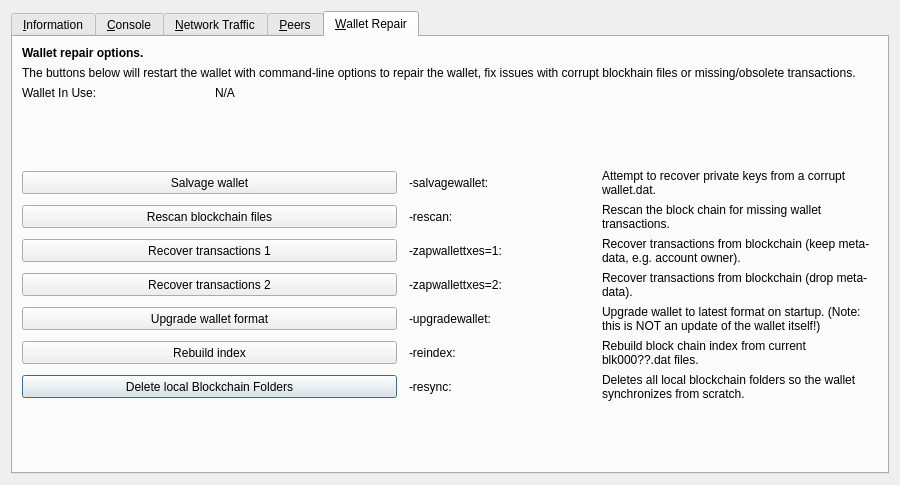
<?xml version="1.0" encoding="UTF-8"?>
<ui version="4.0">
 <class>RPCConsole</class>
 <widget class="QDialog" name="RPCConsole">
  <property name="geometry">
   <rect>
    <x>0</x>
    <y>0</y>
    <width>900</width>
    <height>485</height>
   </rect>
  </property>
  <property name="sizePolicy">
   <sizepolicy hsizetype="Fixed" vsizetype="Preferred">
    <horstretch>0</horstretch>
    <verstretch>0</verstretch>
   </sizepolicy>
  </property>
  <property name="minimumSize">
   <size>
    <width>900</width>
    <height>0</height>
   </size>
  </property>
  <property name="windowTitle">
   <string>Tools window</string>
  </property>
  <layout class="QVBoxLayout" name="verticalLayout_2">
   <item>
    <widget class="QTabWidget" name="tabWidget">
     <property name="currentIndex">
      <number>4</number>
     </property>
     <widget class="QWidget" name="tab_info">
      <attribute name="title">
       <string>&amp;Information</string>
      </attribute>
      <layout class="QGridLayout" name="gridLayout" columnstretch="0,0">
       <property name="horizontalSpacing">
        <number>12</number>
       </property>
       <item row="0" column="0">
        <widget class="QLabel" name="generalHeader">
         <property name="font">
          <font>
           <weight>75</weight>
           <bold>true</bold>
          </font>
         </property>
         <property name="text">
          <string>General</string>
         </property>
        </widget>
       </item>
       <item row="1" column="0">
        <widget class="QLabel" name="clientNameLabel">
         <property name="text">
          <string>Client name</string>
         </property>
        </widget>
       </item>
       <item row="1" column="1">
        <widget class="QLabel" name="clientName">
         <property name="cursor">
          <cursorShape>IBeamCursor</cursorShape>
         </property>
         <property name="text">
          <string>N/A</string>
         </property>
         <property name="textFormat">
          <enum>Qt::PlainText</enum>
         </property>
         <property name="textInteractionFlags">
          <set>Qt::LinksAccessibleByMouse|Qt::TextSelectableByKeyboard|Qt::TextSelectableByMouse</set>
         </property>
        </widget>
       </item>
       <item row="2" column="0">
        <widget class="QLabel" name="clientVersionLabel">
         <property name="text">
          <string>Client version</string>
         </property>
        </widget>
       </item>
       <item row="2" column="1">
        <widget class="QLabel" name="clientVersion">
         <property name="cursor">
          <cursorShape>IBeamCursor</cursorShape>
         </property>
         <property name="text">
          <string>N/A</string>
         </property>
         <property name="textFormat">
          <enum>Qt::PlainText</enum>
         </property>
         <property name="textInteractionFlags">
          <set>Qt::LinksAccessibleByMouse|Qt::TextSelectableByKeyboard|Qt::TextSelectableByMouse</set>
         </property>
        </widget>
       </item>
       <item row="3" column="0">
        <widget class="QLabel" name="openSSLVersionLabel">
         <property name="text">
          <string>Using OpenSSL version</string>
         </property>
         <property name="indent">
          <number>10</number>
         </property>
        </widget>
       </item>
       <item row="3" column="1">
        <widget class="QLabel" name="openSSLVersion">
         <property name="cursor">
          <cursorShape>IBeamCursor</cursorShape>
         </property>
         <property name="text">
          <string>N/A</string>
         </property>
         <property name="textFormat">
          <enum>Qt::PlainText</enum>
         </property>
         <property name="textInteractionFlags">
          <set>Qt::LinksAccessibleByMouse|Qt::TextSelectableByKeyboard|Qt::TextSelectableByMouse</set>
         </property>
        </widget>
       </item>
       <item row="4" column="0">
        <widget class="QLabel" name="berkeleyDBVersionLabel">
         <property name="text">
          <string>Using BerkeleyDB version</string>
         </property>
         <property name="indent">
          <number>10</number>
         </property>
        </widget>
       </item>
       <item row="4" column="1">
        <widget class="QLabel" name="berkeleyDBVersion">
         <property name="cursor">
          <cursorShape>IBeamCursor</cursorShape>
         </property>
         <property name="text">
          <string>N/A</string>
         </property>
         <property name="textFormat">
          <enum>Qt::PlainText</enum>
         </property>
         <property name="textInteractionFlags">
          <set>Qt::LinksAccessibleByMouse|Qt::TextSelectableByKeyboard|Qt::TextSelectableByMouse</set>
         </property>
        </widget>
       </item>
       <item row="5" column="0">
        <widget class="QLabel" name="buildDateLabel">
         <property name="text">
          <string>Build date</string>
         </property>
        </widget>
       </item>
       <item row="5" column="1">
        <widget class="QLabel" name="buildDate">
         <property name="cursor">
          <cursorShape>IBeamCursor</cursorShape>
         </property>
         <property name="text">
          <string>N/A</string>
         </property>
         <property name="textFormat">
          <enum>Qt::PlainText</enum>
         </property>
         <property name="textInteractionFlags">
          <set>Qt::LinksAccessibleByMouse|Qt::TextSelectableByKeyboard|Qt::TextSelectableByMouse</set>
         </property>
        </widget>
       </item>
       <item row="6" column="0">
        <widget class="QLabel" name="startupTimeLabel">
         <property name="text">
          <string>Startup time</string>
         </property>
        </widget>
       </item>
       <item row="6" column="1">
        <widget class="QLabel" name="startupTime">
         <property name="cursor">
          <cursorShape>IBeamCursor</cursorShape>
         </property>
         <property name="text">
          <string>N/A</string>
         </property>
         <property name="textFormat">
          <enum>Qt::PlainText</enum>
         </property>
         <property name="textInteractionFlags">
          <set>Qt::LinksAccessibleByMouse|Qt::TextSelectableByKeyboard|Qt::TextSelectableByMouse</set>
         </property>
        </widget>
       </item>
       <item row="7" column="0">
        <widget class="QLabel" name="networkHeader">
         <property name="font">
          <font>
           <weight>75</weight>
           <bold>true</bold>
          </font>
         </property>
         <property name="text">
          <string>Network</string>
         </property>
        </widget>
       </item>
       <item row="8" column="0">
        <widget class="QLabel" name="networkNameLabel">
         <property name="text">
          <string>Name</string>
         </property>
        </widget>
       </item>
       <item row="8" column="1">
        <widget class="QLabel" name="networkName">
         <property name="cursor">
          <cursorShape>IBeamCursor</cursorShape>
         </property>
         <property name="text">
          <string>N/A</string>
         </property>
         <property name="textFormat">
          <enum>Qt::PlainText</enum>
         </property>
         <property name="textInteractionFlags">
          <set>Qt::LinksAccessibleByMouse|Qt::TextSelectableByKeyboard|Qt::TextSelectableByMouse</set>
         </property>
        </widget>
       </item>
       <item row="9" column="0">
        <widget class="QLabel" name="numberOfConnectionsLabel">
         <property name="text">
          <string>Number of connections</string>
         </property>
        </widget>
       </item>
       <item row="9" column="1">
        <widget class="QLabel" name="numberOfConnections">
         <property name="cursor">
          <cursorShape>IBeamCursor</cursorShape>
         </property>
         <property name="text">
          <string>N/A</string>
         </property>
         <property name="textFormat">
          <enum>Qt::PlainText</enum>
         </property>
         <property name="textInteractionFlags">
          <set>Qt::LinksAccessibleByMouse|Qt::TextSelectableByKeyboard|Qt::TextSelectableByMouse</set>
         </property>
        </widget>
       </item>
       <item row="10" column="0">
        <widget class="QLabel" name="masternodeCountLabel">
         <property name="text">
          <string>Number of Masternodes</string>
         </property>
        </widget>
       </item>
       <item row="10" column="1">
        <widget class="QLabel" name="masternodeCount">
         <property name="cursor">
          <cursorShape>IBeamCursor</cursorShape>
         </property>
         <property name="text">
          <string>N/A</string>
         </property>
         <property name="textFormat">
          <enum>Qt::PlainText</enum>
         </property>
         <property name="textInteractionFlags">
          <set>Qt::LinksAccessibleByMouse|Qt::TextSelectableByKeyboard|Qt::TextSelectableByMouse</set>
         </property>
        </widget>
       </item>
       <item row="11" column="0">
        <widget class="QLabel" name="blockchainHeader">
         <property name="font">
          <font>
           <weight>75</weight>
           <bold>true</bold>
          </font>
         </property>
         <property name="text">
          <string>Block chain</string>
         </property>
        </widget>
       </item>
       <item row="12" column="0">
        <widget class="QLabel" name="numberOfBlocksLabel">
         <property name="text">
          <string>Current number of blocks</string>
         </property>
        </widget>
       </item>
       <item row="12" column="1">
        <widget class="QLabel" name="numberOfBlocks">
         <property name="cursor">
          <cursorShape>IBeamCursor</cursorShape>
         </property>
         <property name="text">
          <string>N/A</string>
         </property>
         <property name="textFormat">
          <enum>Qt::PlainText</enum>
         </property>
         <property name="textInteractionFlags">
          <set>Qt::LinksAccessibleByMouse|Qt::TextSelectableByKeyboard|Qt::TextSelectableByMouse</set>
         </property>
        </widget>
       </item>
       <item row="13" column="0">
        <widget class="QLabel" name="lastBlockTimeLabel">
         <property name="text">
          <string>Last block time</string>
         </property>
        </widget>
       </item>
       <item row="13" column="1">
        <widget class="QLabel" name="lastBlockTime">
         <property name="cursor">
          <cursorShape>IBeamCursor</cursorShape>
         </property>
         <property name="text">
          <string>N/A</string>
         </property>
         <property name="textFormat">
          <enum>Qt::PlainText</enum>
         </property>
         <property name="textInteractionFlags">
          <set>Qt::LinksAccessibleByMouse|Qt::TextSelectableByKeyboard|Qt::TextSelectableByMouse</set>
         </property>
        </widget>
       </item>
       <item row="14" column="0">
        <spacer name="verticalSpacer_2">
         <property name="orientation">
          <enum>Qt::Vertical</enum>
         </property>
         <property name="sizeHint" stdset="0">
          <size>
           <width>20</width>
           <height>20</height>
          </size>
         </property>
        </spacer>
       </item>
       <item row="15" column="0">
        <widget class="QLabel" name="debugLogFileHeader">
         <property name="font">
          <font>
           <weight>75</weight>
           <bold>true</bold>
          </font>
         </property>
         <property name="text">
          <string>Debug log file</string>
         </property>
        </widget>
       </item>
       <item row="16" column="0">
        <widget class="QPushButton" name="openDebugLogfileButton">
         <property name="toolTip">
          <string>Open the DWG debug log file from the current data directory. This can take a few seconds for large log files.</string>
         </property>
         <property name="text">
          <string>&amp;Open</string>
         </property>
         <property name="autoDefault">
          <bool>false</bool>
         </property>
        </widget>
       </item>
      </layout>
     </widget>
     <widget class="QWidget" name="tab_console">
      <attribute name="title">
       <string>&amp;Console</string>
      </attribute>
      <layout class="QVBoxLayout" name="verticalLayout_3">
       <property name="spacing">
        <number>3</number>
       </property>
       <item>
        <widget class="QTextEdit" name="messagesWidget">
         <property name="minimumSize">
          <size>
           <width>0</width>
           <height>100</height>
          </size>
         </property>
         <property name="readOnly">
          <bool>true</bool>
         </property>
         <property name="tabKeyNavigation" stdset="0">
          <bool>false</bool>
         </property>
         <property name="columnCount" stdset="0">
          <number>2</number>
         </property>
        </widget>
       </item>
       <item>
        <layout class="QHBoxLayout" name="horizontalLayout">
         <property name="spacing">
          <number>3</number>
         </property>
         <item>
          <widget class="QLabel" name="label">
           <property name="text">
            <string notr="true">&gt;</string>
           </property>
          </widget>
         </item>
         <item>
          <widget class="QLineEdit" name="lineEdit"/>
         </item>
         <item>
          <widget class="QPushButton" name="clearButton">
           <property name="maximumSize">
            <size>
             <width>24</width>
             <height>24</height>
            </size>
           </property>
           <property name="toolTip">
            <string>Clear console</string>
           </property>
           <property name="text">
            <string/>
           </property>
           <property name="icon">
            <iconset resource="../dwg.qrc">
             <normaloff>:/icons/remove</normaloff>:/icons/remove</iconset>
           </property>
           <property name="shortcut">
            <string notr="true">Ctrl+L</string>
           </property>
           <property name="autoDefault">
            <bool>false</bool>
           </property>
          </widget>
         </item>
        </layout>
       </item>
      </layout>
     </widget>
     <widget class="QWidget" name="tab_nettraffic">
      <attribute name="title">
       <string>&amp;Network Traffic</string>
      </attribute>
      <layout class="QHBoxLayout" name="horizontalLayout_3">
       <item>
        <layout class="QVBoxLayout" name="verticalLayout_4">
         <item>
          <widget class="TrafficGraphWidget" name="trafficGraph" native="true">
           <property name="sizePolicy">
            <sizepolicy hsizetype="Expanding" vsizetype="Expanding">
             <horstretch>0</horstretch>
             <verstretch>0</verstretch>
            </sizepolicy>
           </property>
          </widget>
         </item>
         <item>
          <layout class="QHBoxLayout" name="horizontalLayout_2">
           <item>
            <widget class="QSlider" name="sldGraphRange">
             <property name="minimum">
              <number>1</number>
             </property>
             <property name="maximum">
              <number>288</number>
             </property>
             <property name="pageStep">
              <number>12</number>
             </property>
             <property name="value">
              <number>6</number>
             </property>
             <property name="orientation">
              <enum>Qt::Horizontal</enum>
             </property>
            </widget>
           </item>
           <item>
            <widget class="QLabel" name="lblGraphRange">
             <property name="minimumSize">
              <size>
               <width>100</width>
               <height>0</height>
              </size>
             </property>
             <property name="alignment">
              <set>Qt::AlignCenter</set>
             </property>
            </widget>
           </item>
           <item>
            <widget class="QPushButton" name="btnClearTrafficGraph">
             <property name="text">
              <string>&amp;Clear</string>
             </property>
             <property name="autoDefault">
              <bool>false</bool>
             </property>
            </widget>
           </item>
          </layout>
         </item>
        </layout>
       </item>
       <item>
        <layout class="QVBoxLayout" name="verticalLayout">
         <item>
          <widget class="QGroupBox" name="groupBox">
           <property name="title">
            <string>Totals</string>
           </property>
           <layout class="QVBoxLayout" name="verticalLayout_5">
            <item>
             <layout class="QHBoxLayout" name="horizontalLayout_4">
              <item>
               <widget class="Line" name="line">
                <property name="sizePolicy">
                 <sizepolicy hsizetype="Fixed" vsizetype="Fixed">
                  <horstretch>0</horstretch>
                  <verstretch>0</verstretch>
                 </sizepolicy>
                </property>
                <property name="minimumSize">
                 <size>
                  <width>10</width>
                  <height>0</height>
                 </size>
                </property>
                <property name="palette">
                 <palette>
                  <active>
                   <colorrole role="Light">
                    <brush brushstyle="SolidPattern">
                     <color alpha="255">
                      <red>0</red>
                      <green>255</green>
                      <blue>0</blue>
                     </color>
                    </brush>
                   </colorrole>
                  </active>
                  <inactive>
                   <colorrole role="Light">
                    <brush brushstyle="SolidPattern">
                     <color alpha="255">
                      <red>0</red>
                      <green>255</green>
                      <blue>0</blue>
                     </color>
                    </brush>
                   </colorrole>
                  </inactive>
                  <disabled>
                   <colorrole role="Light">
                    <brush brushstyle="SolidPattern">
                     <color alpha="255">
                      <red>0</red>
                      <green>255</green>
                      <blue>0</blue>
                     </color>
                    </brush>
                   </colorrole>
                  </disabled>
                 </palette>
                </property>
                <property name="orientation">
                 <enum>Qt::Horizontal</enum>
                </property>
               </widget>
              </item>
              <item>
               <widget class="QLabel" name="label_16">
                <property name="text">
                 <string>Received</string>
                </property>
               </widget>
              </item>
              <item>
               <widget class="QLabel" name="lblBytesIn">
                <property name="minimumSize">
                 <size>
                  <width>50</width>
                  <height>0</height>
                 </size>
                </property>
                <property name="alignment">
                 <set>Qt::AlignRight|Qt::AlignTrailing|Qt::AlignVCenter</set>
                </property>
               </widget>
              </item>
             </layout>
            </item>
            <item>
             <layout class="QHBoxLayout" name="horizontalLayout_5">
              <item>
               <widget class="Line" name="line_2">
                <property name="sizePolicy">
                 <sizepolicy hsizetype="Fixed" vsizetype="Fixed">
                  <horstretch>0</horstretch>
                  <verstretch>0</verstretch>
                 </sizepolicy>
                </property>
                <property name="minimumSize">
                 <size>
                  <width>10</width>
                  <height>0</height>
                 </size>
                </property>
                <property name="palette">
                 <palette>
                  <active>
                   <colorrole role="Light">
                    <brush brushstyle="SolidPattern">
                     <color alpha="255">
                      <red>255</red>
                      <green>0</green>
                      <blue>0</blue>
                     </color>
                    </brush>
                   </colorrole>
                  </active>
                  <inactive>
                   <colorrole role="Light">
                    <brush brushstyle="SolidPattern">
                     <color alpha="255">
                      <red>255</red>
                      <green>0</green>
                      <blue>0</blue>
                     </color>
                    </brush>
                   </colorrole>
                  </inactive>
                  <disabled>
                   <colorrole role="Light">
                    <brush brushstyle="SolidPattern">
                     <color alpha="255">
                      <red>255</red>
                      <green>0</green>
                      <blue>0</blue>
                     </color>
                    </brush>
                   </colorrole>
                  </disabled>
                 </palette>
                </property>
                <property name="orientation">
                 <enum>Qt::Horizontal</enum>
                </property>
               </widget>
              </item>
              <item>
               <widget class="QLabel" name="label_17">
                <property name="text">
                 <string>Sent</string>
                </property>
               </widget>
              </item>
              <item>
               <widget class="QLabel" name="lblBytesOut">
                <property name="minimumSize">
                 <size>
                  <width>50</width>
                  <height>0</height>
                 </size>
                </property>
                <property name="alignment">
                 <set>Qt::AlignRight|Qt::AlignTrailing|Qt::AlignVCenter</set>
                </property>
               </widget>
              </item>
             </layout>
            </item>
            <item>
             <spacer name="verticalSpacer_4">
              <property name="orientation">
               <enum>Qt::Vertical</enum>
              </property>
              <property name="sizeHint" stdset="0">
               <size>
                <width>20</width>
                <height>407</height>
               </size>
              </property>
             </spacer>
            </item>
           </layout>
          </widget>
         </item>
        </layout>
       </item>
      </layout>
     </widget>
     <widget class="QWidget" name="tab_peers">
      <attribute name="title">
       <string>&amp;Peers</string>
      </attribute>
      <layout class="QGridLayout" name="gridLayout_2">
       <item row="0" column="0" rowspan="2">
        <widget class="QTableView" name="peerWidget">
         <property name="horizontalScrollBarPolicy">
          <enum>Qt::ScrollBarAsNeeded</enum>
         </property>
         <property name="sortingEnabled">
          <bool>true</bool>
         </property>
         <attribute name="horizontalHeaderHighlightSections">
          <bool>false</bool>
         </attribute>
        </widget>
       </item>
       <item row="0" column="1">
        <widget class="QLabel" name="peerHeading">
         <property name="sizePolicy">
          <sizepolicy hsizetype="Preferred" vsizetype="Minimum">
           <horstretch>0</horstretch>
           <verstretch>0</verstretch>
          </sizepolicy>
         </property>
         <property name="minimumSize">
          <size>
           <width>300</width>
           <height>32</height>
          </size>
         </property>
         <property name="font">
          <font>
           <pointsize>10</pointsize>
           <weight>75</weight>
           <bold>true</bold>
          </font>
         </property>
         <property name="cursor">
          <cursorShape>IBeamCursor</cursorShape>
         </property>
         <property name="text">
          <string>Select a peer to view detailed information.</string>
         </property>
         <property name="alignment">
          <set>Qt::AlignCenter</set>
         </property>
         <property name="wordWrap">
          <bool>true</bool>
         </property>
         <property name="textInteractionFlags">
          <set>Qt::LinksAccessibleByMouse|Qt::TextSelectableByKeyboard|Qt::TextSelectableByMouse</set>
         </property>
        </widget>
       </item>
       <item row="1" column="1">
        <widget class="QWidget" name="detailWidget" native="true">
         <property name="minimumSize">
          <size>
           <width>300</width>
           <height>0</height>
          </size>
         </property>
         <layout class="QGridLayout" name="gridLayout_3">
          <item row="0" column="0">
           <widget class="QLabel" name="label_23">
            <property name="text">
             <string>Direction</string>
            </property>
           </widget>
          </item>
          <item row="0" column="2">
           <widget class="QLabel" name="peerDirection">
            <property name="cursor">
             <cursorShape>IBeamCursor</cursorShape>
            </property>
            <property name="text">
             <string>N/A</string>
            </property>
            <property name="textFormat">
             <enum>Qt::PlainText</enum>
            </property>
            <property name="textInteractionFlags">
             <set>Qt::LinksAccessibleByMouse|Qt::TextSelectableByKeyboard|Qt::TextSelectableByMouse</set>
            </property>
           </widget>
          </item>
          <item row="1" column="0">
           <widget class="QLabel" name="label_21">
            <property name="text">
             <string>Protocol</string>
            </property>
           </widget>
          </item>
          <item row="1" column="2">
           <widget class="QLabel" name="peerVersion">
            <property name="cursor">
             <cursorShape>IBeamCursor</cursorShape>
            </property>
            <property name="text">
             <string>N/A</string>
            </property>
            <property name="textFormat">
             <enum>Qt::PlainText</enum>
            </property>
            <property name="textInteractionFlags">
             <set>Qt::LinksAccessibleByMouse|Qt::TextSelectableByKeyboard|Qt::TextSelectableByMouse</set>
            </property>
           </widget>
          </item>
          <item row="2" column="0">
           <widget class="QLabel" name="label_28">
            <property name="text">
             <string>Version</string>
            </property>
           </widget>
          </item>
          <item row="2" column="2">
           <widget class="QLabel" name="peerSubversion">
            <property name="cursor">
             <cursorShape>IBeamCursor</cursorShape>
            </property>
            <property name="text">
             <string>N/A</string>
            </property>
            <property name="textFormat">
             <enum>Qt::PlainText</enum>
            </property>
            <property name="textInteractionFlags">
             <set>Qt::LinksAccessibleByMouse|Qt::TextSelectableByKeyboard|Qt::TextSelectableByMouse</set>
            </property>
           </widget>
          </item>
          <item row="3" column="0">
           <widget class="QLabel" name="label_4">
            <property name="text">
             <string>Services</string>
            </property>
           </widget>
          </item>
          <item row="3" column="2">
           <widget class="QLabel" name="peerServices">
            <property name="cursor">
             <cursorShape>IBeamCursor</cursorShape>
            </property>
            <property name="text">
             <string>N/A</string>
            </property>
            <property name="textFormat">
             <enum>Qt::PlainText</enum>
            </property>
            <property name="textInteractionFlags">
             <set>Qt::LinksAccessibleByMouse|Qt::TextSelectableByKeyboard|Qt::TextSelectableByMouse</set>
            </property>
           </widget>
          </item>
          <item row="5" column="0">
           <widget class="QLabel" name="label_29">
            <property name="text">
             <string>Starting Height</string>
            </property>
           </widget>
          </item>
          <item row="5" column="2">
           <widget class="QLabel" name="peerHeight">
            <property name="cursor">
             <cursorShape>IBeamCursor</cursorShape>
            </property>
            <property name="text">
             <string>N/A</string>
            </property>
            <property name="textFormat">
             <enum>Qt::PlainText</enum>
            </property>
            <property name="textInteractionFlags">
             <set>Qt::LinksAccessibleByMouse|Qt::TextSelectableByKeyboard|Qt::TextSelectableByMouse</set>
            </property>
           </widget>
          </item>
          <item row="6" column="0">
           <widget class="QLabel" name="label_27">
            <property name="text">
             <string>Sync Height</string>
            </property>
           </widget>
          </item>
          <item row="6" column="2">
           <widget class="QLabel" name="peerSyncHeight">
            <property name="cursor">
             <cursorShape>IBeamCursor</cursorShape>
            </property>
            <property name="text">
             <string>N/A</string>
            </property>
            <property name="textFormat">
             <enum>Qt::PlainText</enum>
            </property>
            <property name="textInteractionFlags">
             <set>Qt::LinksAccessibleByMouse|Qt::TextSelectableByKeyboard|Qt::TextSelectableByMouse</set>
            </property>
           </widget>
          </item>
          <item row="7" column="0">
           <widget class="QLabel" name="label_24">
            <property name="text">
             <string>Ban Score</string>
            </property>
           </widget>
          </item>
          <item row="7" column="2">
           <widget class="QLabel" name="peerBanScore">
            <property name="cursor">
             <cursorShape>IBeamCursor</cursorShape>
            </property>
            <property name="text">
             <string>N/A</string>
            </property>
            <property name="textFormat">
             <enum>Qt::PlainText</enum>
            </property>
            <property name="textInteractionFlags">
             <set>Qt::LinksAccessibleByMouse|Qt::TextSelectableByKeyboard|Qt::TextSelectableByMouse</set>
            </property>
           </widget>
          </item>
          <item row="8" column="0">
           <widget class="QLabel" name="label_22">
            <property name="text">
             <string>Connection Time</string>
            </property>
           </widget>
          </item>
          <item row="8" column="2">
           <widget class="QLabel" name="peerConnTime">
            <property name="cursor">
             <cursorShape>IBeamCursor</cursorShape>
            </property>
            <property name="text">
             <string>N/A</string>
            </property>
            <property name="textFormat">
             <enum>Qt::PlainText</enum>
            </property>
            <property name="textInteractionFlags">
             <set>Qt::LinksAccessibleByMouse|Qt::TextSelectableByKeyboard|Qt::TextSelectableByMouse</set>
            </property>
           </widget>
          </item>
          <item row="9" column="0">
           <widget class="QLabel" name="label_15">
            <property name="text">
             <string>Last Send</string>
            </property>
           </widget>
          </item>
          <item row="9" column="2">
           <widget class="QLabel" name="peerLastSend">
            <property name="cursor">
             <cursorShape>IBeamCursor</cursorShape>
            </property>
            <property name="text">
             <string>N/A</string>
            </property>
            <property name="textFormat">
             <enum>Qt::PlainText</enum>
            </property>
            <property name="textInteractionFlags">
             <set>Qt::LinksAccessibleByMouse|Qt::TextSelectableByKeyboard|Qt::TextSelectableByMouse</set>
            </property>
           </widget>
          </item>
          <item row="10" column="0">
           <widget class="QLabel" name="label_19">
            <property name="text">
             <string>Last Receive</string>
            </property>
           </widget>
          </item>
          <item row="10" column="2">
           <widget class="QLabel" name="peerLastRecv">
            <property name="cursor">
             <cursorShape>IBeamCursor</cursorShape>
            </property>
            <property name="text">
             <string>N/A</string>
            </property>
            <property name="textFormat">
             <enum>Qt::PlainText</enum>
            </property>
            <property name="textInteractionFlags">
             <set>Qt::LinksAccessibleByMouse|Qt::TextSelectableByKeyboard|Qt::TextSelectableByMouse</set>
            </property>
           </widget>
          </item>
          <item row="11" column="0">
           <widget class="QLabel" name="label_18">
            <property name="text">
             <string>Bytes Sent</string>
            </property>
           </widget>
          </item>
          <item row="11" column="2">
           <widget class="QLabel" name="peerBytesSent">
            <property name="cursor">
             <cursorShape>IBeamCursor</cursorShape>
            </property>
            <property name="text">
             <string>N/A</string>
            </property>
            <property name="textFormat">
             <enum>Qt::PlainText</enum>
            </property>
            <property name="textInteractionFlags">
             <set>Qt::LinksAccessibleByMouse|Qt::TextSelectableByKeyboard|Qt::TextSelectableByMouse</set>
            </property>
           </widget>
          </item>
          <item row="12" column="0">
           <widget class="QLabel" name="label_20">
            <property name="text">
             <string>Bytes Received</string>
            </property>
           </widget>
          </item>
          <item row="12" column="2">
           <widget class="QLabel" name="peerBytesRecv">
            <property name="cursor">
             <cursorShape>IBeamCursor</cursorShape>
            </property>
            <property name="text">
             <string>N/A</string>
            </property>
            <property name="textFormat">
             <enum>Qt::PlainText</enum>
            </property>
            <property name="textInteractionFlags">
             <set>Qt::LinksAccessibleByMouse|Qt::TextSelectableByKeyboard|Qt::TextSelectableByMouse</set>
            </property>
           </widget>
          </item>
          <item row="13" column="0">
           <widget class="QLabel" name="label_26">
            <property name="text">
             <string>Ping Time</string>
            </property>
           </widget>
          </item>
          <item row="13" column="2">
           <widget class="QLabel" name="peerPingTime">
            <property name="cursor">
             <cursorShape>IBeamCursor</cursorShape>
            </property>
            <property name="text">
             <string>N/A</string>
            </property>
            <property name="textFormat">
             <enum>Qt::PlainText</enum>
            </property>
            <property name="textInteractionFlags">
             <set>Qt::LinksAccessibleByMouse|Qt::TextSelectableByKeyboard|Qt::TextSelectableByMouse</set>
            </property>
           </widget>
          </item>
          <item row="14" column="1">
           <spacer name="verticalSpacer_3">
            <property name="orientation">
             <enum>Qt::Vertical</enum>
            </property>
            <property name="sizeHint" stdset="0">
             <size>
              <width>20</width>
              <height>40</height>
             </size>
            </property>
           </spacer>
          </item>
         </layout>
        </widget>
       </item>
      </layout>
     </widget>
     <widget class="QWidget" name="tab_repair">
      <attribute name="title">
       <string>&amp;Wallet Repair</string>
      </attribute>
      <layout class="QGridLayout" name="gridLayout_4" columnstretch="0,0,0,0">
       <property name="horizontalSpacing">
        <number>12</number>
       </property>
       <item row="10" column="0" colspan="2">
        <widget class="QPushButton" name="btn_resync">
         <property name="minimumSize">
          <size>
           <width>100</width>
           <height>23</height>
          </size>
         </property>
         <property name="text">
          <string>Delete local Blockchain Folders</string>
         </property>
        </widget>
       </item>
       <item row="0" column="0" colspan="4">
        <widget class="QLabel" name="label_repair_header">
         <property name="font">
          <font>
           <weight>75</weight>
           <bold>true</bold>
          </font>
         </property>
         <property name="text">
          <string>Wallet repair options.</string>
         </property>
        </widget>
       </item>
       <item row="1" column="0" colspan="4">
        <widget class="QLabel" name="label_repair_helptext">
         <property name="font">
          <font>
           <weight>50</weight>
           <bold>false</bold>
          </font>
         </property>
         <property name="text">
          <string>The buttons below will restart the wallet with command-line options to repair the wallet, fix issues with corrupt blockhain files or missing/obsolete transactions.</string>
         </property>
         <property name="wordWrap">
          <bool>true</bool>
         </property>
        </widget>
       </item>
       <item row="2" column="0">
        <widget class="QLabel" name="wallet_path_label">
         <property name="text">
          <string>Wallet In Use:</string>
         </property>
        </widget>
       </item>
       <item row="2" column="1" colspan="3">
        <widget class="QLabel" name="wallet_path">
         <property name="cursor">
          <cursorShape>IBeamCursor</cursorShape>
         </property>
         <property name="text">
          <string>N/A</string>
         </property>
         <property name="textFormat">
          <enum>Qt::PlainText</enum>
         </property>
         <property name="textInteractionFlags">
          <set>Qt::LinksAccessibleByMouse|Qt::TextSelectableByKeyboard|Qt::TextSelectableByMouse</set>
         </property>
        </widget>
       </item>
       <item row="3" column="0">
        <spacer name="verticalSpacer_repair1">
         <property name="orientation">
          <enum>Qt::Vertical</enum>
         </property>
         <property name="sizeHint" stdset="0">
          <size>
           <width>10</width>
           <height>10</height>
          </size>
         </property>
        </spacer>
       </item>
       <item row="4" column="0" colspan="2">
        <widget class="QPushButton" name="btn_salvagewallet">
         <property name="minimumSize">
          <size>
           <width>100</width>
           <height>23</height>
          </size>
         </property>
         <property name="text">
          <string>Salvage wallet</string>
         </property>
        </widget>
       </item>
       <item row="4" column="2">
        <widget class="QLabel" name="label_repair_salvage_command">
         <property name="text">
          <string notr="true">-salvagewallet:</string>
         </property>
        </widget>
       </item>
       <item row="4" column="3">
        <widget class="QLabel" name="label_repair_salvage">
         <property name="text">
          <string>Attempt to recover private keys from a corrupt wallet.dat.</string>
         </property>
         <property name="wordWrap">
          <bool>true</bool>
         </property>
        </widget>
       </item>
       <item row="5" column="0" colspan="2">
        <widget class="QPushButton" name="btn_rescan">
         <property name="minimumSize">
          <size>
           <width>100</width>
           <height>23</height>
          </size>
         </property>
         <property name="text">
          <string>Rescan blockchain files</string>
         </property>
        </widget>
       </item>
       <item row="5" column="2">
        <widget class="QLabel" name="label_repair_rescan_command">
         <property name="text">
          <string notr="true">-rescan:</string>
         </property>
        </widget>
       </item>
       <item row="5" column="3">
        <widget class="QLabel" name="label_repair_rescan">
         <property name="text">
          <string>Rescan the block chain for missing wallet transactions.</string>
         </property>
         <property name="wordWrap">
          <bool>true</bool>
         </property>
        </widget>
       </item>
       <item row="6" column="0" colspan="2">
        <widget class="QPushButton" name="btn_zapwallettxes1">
         <property name="minimumSize">
          <size>
           <width>100</width>
           <height>23</height>
          </size>
         </property>
         <property name="text">
          <string>Recover transactions 1</string>
         </property>
        </widget>
       </item>
       <item row="6" column="2">
        <widget class="QLabel" name="label_repair_zap1_command">
         <property name="text">
          <string notr="true">-zapwallettxes=1:</string>
         </property>
        </widget>
       </item>
       <item row="6" column="3">
        <widget class="QLabel" name="label_repair_zap1">
         <property name="text">
          <string>Recover transactions from blockchain (keep meta-data, e.g. account owner).</string>
         </property>
         <property name="wordWrap">
          <bool>true</bool>
         </property>
        </widget>
       </item>
       <item row="7" column="0" colspan="2">
        <widget class="QPushButton" name="btn_zapwallettxes2">
         <property name="minimumSize">
          <size>
           <width>100</width>
           <height>23</height>
          </size>
         </property>
         <property name="text">
          <string>Recover transactions 2</string>
         </property>
        </widget>
       </item>
       <item row="7" column="2">
        <widget class="QLabel" name="label_repair_zap2_command">
         <property name="text">
          <string notr="true">-zapwallettxes=2:</string>
         </property>
        </widget>
       </item>
       <item row="7" column="3">
        <widget class="QLabel" name="label_repair_zap2">
         <property name="text">
          <string>Recover transactions from blockchain (drop meta-data).</string>
         </property>
         <property name="wordWrap">
          <bool>true</bool>
         </property>
        </widget>
       </item>
       <item row="8" column="0" colspan="2">
        <widget class="QPushButton" name="btn_upgradewallet">
         <property name="minimumSize">
          <size>
           <width>100</width>
           <height>23</height>
          </size>
         </property>
         <property name="text">
          <string>Upgrade wallet format</string>
         </property>
        </widget>
       </item>
       <item row="8" column="2">
        <widget class="QLabel" name="label_repair_upgrade_command">
         <property name="text">
          <string notr="true">-upgradewallet:</string>
         </property>
        </widget>
       </item>
       <item row="8" column="3">
        <widget class="QLabel" name="label_repair_upgrade">
         <property name="text">
          <string>Upgrade wallet to latest format on startup. (Note: this is NOT an update of the wallet itself!)</string>
         </property>
         <property name="wordWrap">
          <bool>true</bool>
         </property>
        </widget>
       </item>
       <item row="9" column="0" colspan="2">
        <widget class="QPushButton" name="btn_reindex">
         <property name="minimumSize">
          <size>
           <width>100</width>
           <height>23</height>
          </size>
         </property>
         <property name="text">
          <string>Rebuild index</string>
         </property>
        </widget>
       </item>
       <item row="9" column="2">
        <widget class="QLabel" name="label_repair_reindex_command">
         <property name="text">
          <string notr="true">-reindex:</string>
         </property>
        </widget>
       </item>
       <item row="9" column="3">
        <widget class="QLabel" name="label_repair_reindex">
         <property name="text">
          <string>Rebuild block chain index from current blk000??.dat files.</string>
         </property>
         <property name="wordWrap">
          <bool>true</bool>
         </property>
        </widget>
       </item>
       <item row="11" column="0">
        <spacer name="verticalSpacer_repair2">
         <property name="orientation">
          <enum>Qt::Vertical</enum>
         </property>
         <property name="sizeHint" stdset="0">
          <size>
           <width>20</width>
           <height>10</height>
          </size>
         </property>
        </spacer>
       </item>
       <item row="10" column="2">
        <widget class="QLabel" name="label_repair_resync_command">
         <property name="text">
          <string>-resync:</string>
         </property>
        </widget>
       </item>
       <item row="10" column="3">
        <widget class="QLabel" name="label_repair_resync">
         <property name="text">
          <string>Deletes all local blockchain folders so the wallet synchronizes from scratch.</string>
         </property>
         <property name="wordWrap">
          <bool>true</bool>
         </property>
        </widget>
       </item>
      </layout>
     </widget>
    </widget>
   </item>
  </layout>
 </widget>
 <customwidgets>
  <customwidget>
   <class>TrafficGraphWidget</class>
   <extends>QWidget</extends>
   <header>trafficgraphwidget.h</header>
   <container>1</container>
   <slots>
    <slot>clear()</slot>
   </slots>
  </customwidget>
 </customwidgets>
 <resources>
  <include location="../dwg.qrc"/>
 </resources>
 <connections/>
</ui>
